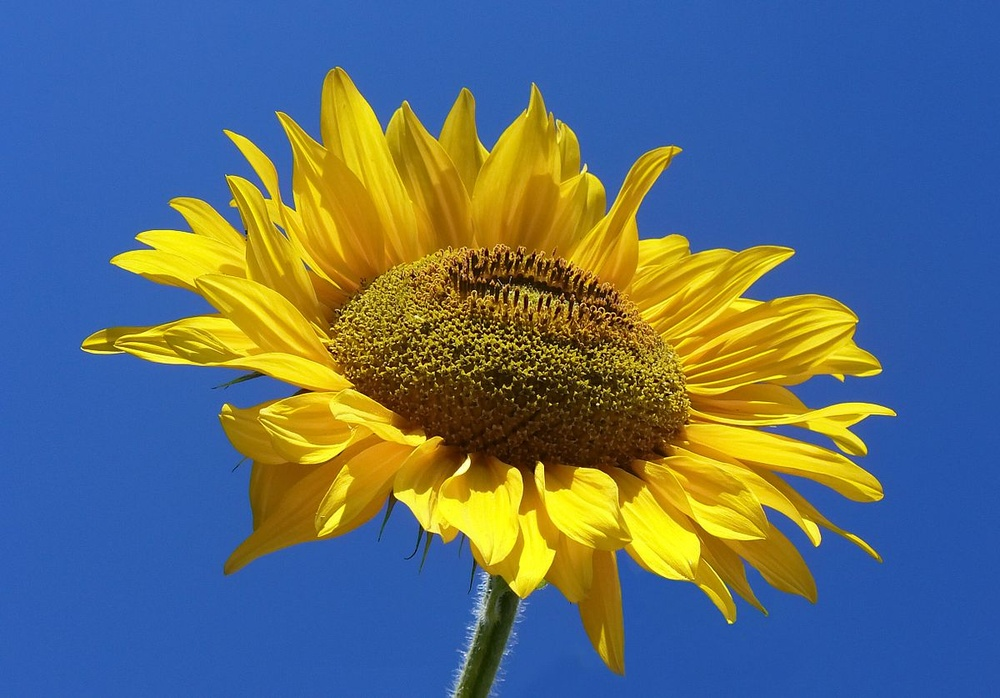
#> input picture SharpeningImage/wallpaper.jpg, 1000 x 698 px, shrunk from 1200 x 837 before the run, found by its file name
$ python sharpeningImage.py
#> lines starting #> are read from the running program, lines starting #| are printed output that depends on the picture
import cv2
import matplotlib.pyplot as plt
import numpy as np

img = cv2.imread("E:\\Digital_Image_Processing\\image-processing-workshop-master\\SharpeningImage\\wallpaper.jpg", 0)
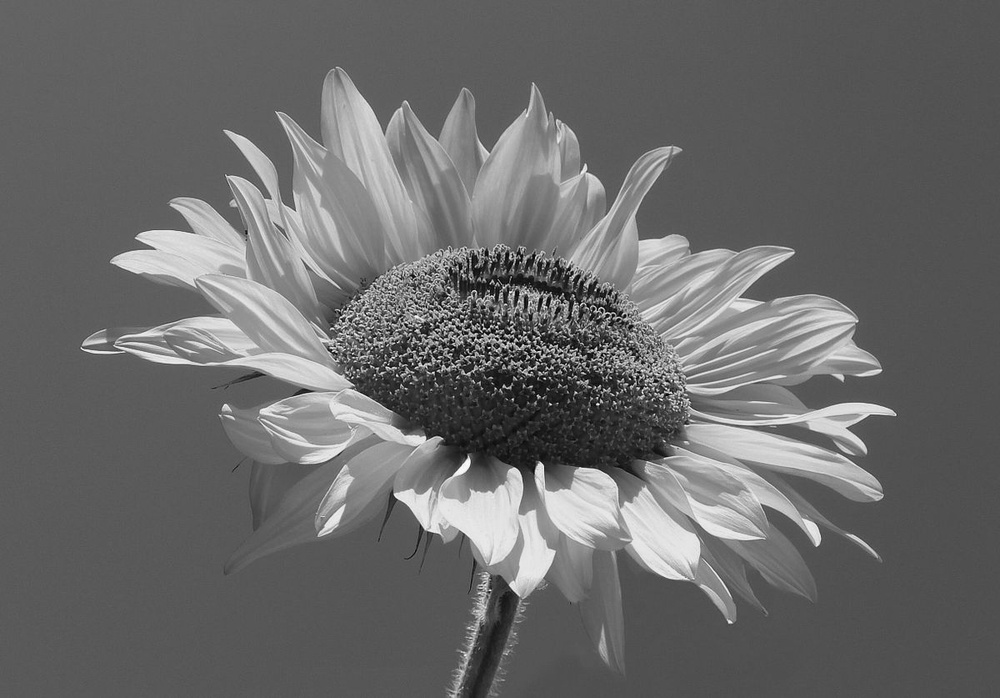
#> img: shape (698, 1000); min 0, max 255, mean 105.8

# try 2nd Matrix with 4 to 5 and then run - it will better sharp at border
k2 = np.array(([[0, -1, 0],
                   [-1, 4,-1],
                   [0, -1, 0]]), np.float32)

print(k2)
output = cv2.filter2D(img, -1, k2)
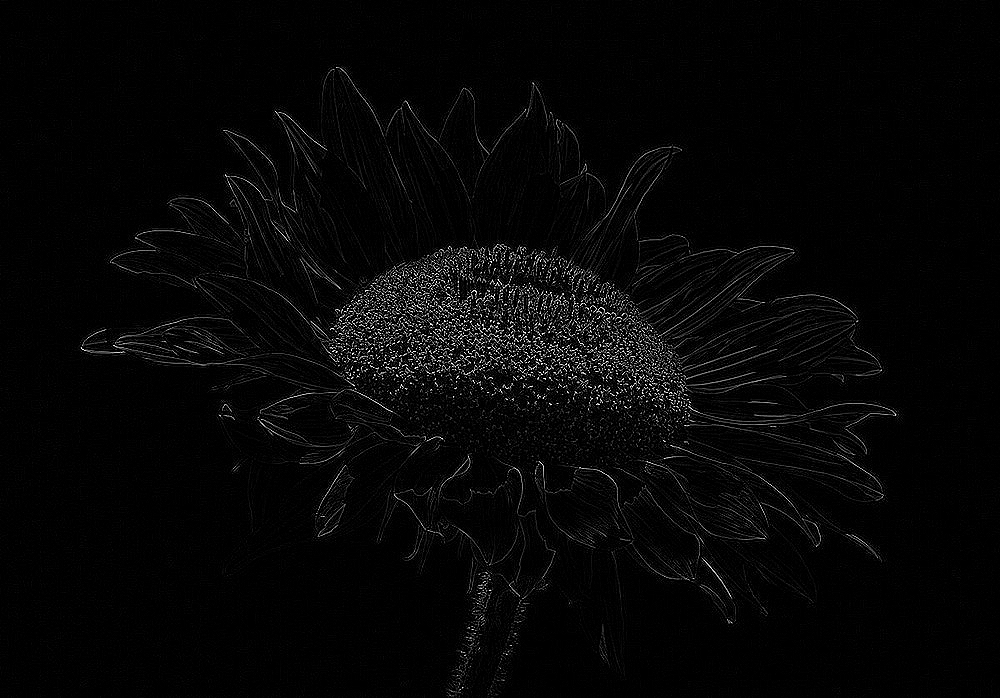
#> output: shape (698, 1000); min 0, max 255, mean 6.5
plt.subplot(1,2,1)
plt.imshow(img, 'gray')
plt.title('Original Image')
plt.subplot(1,2,2)
plt.imshow(output, 'gray')
plt.title('Filterd Image')
plt.show()
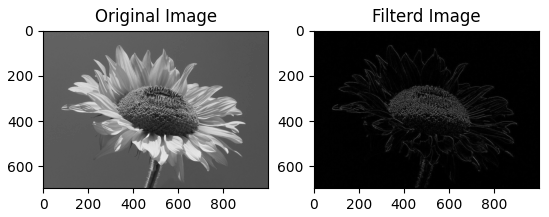
#> figure drawn by matplotlib, 2 panels
